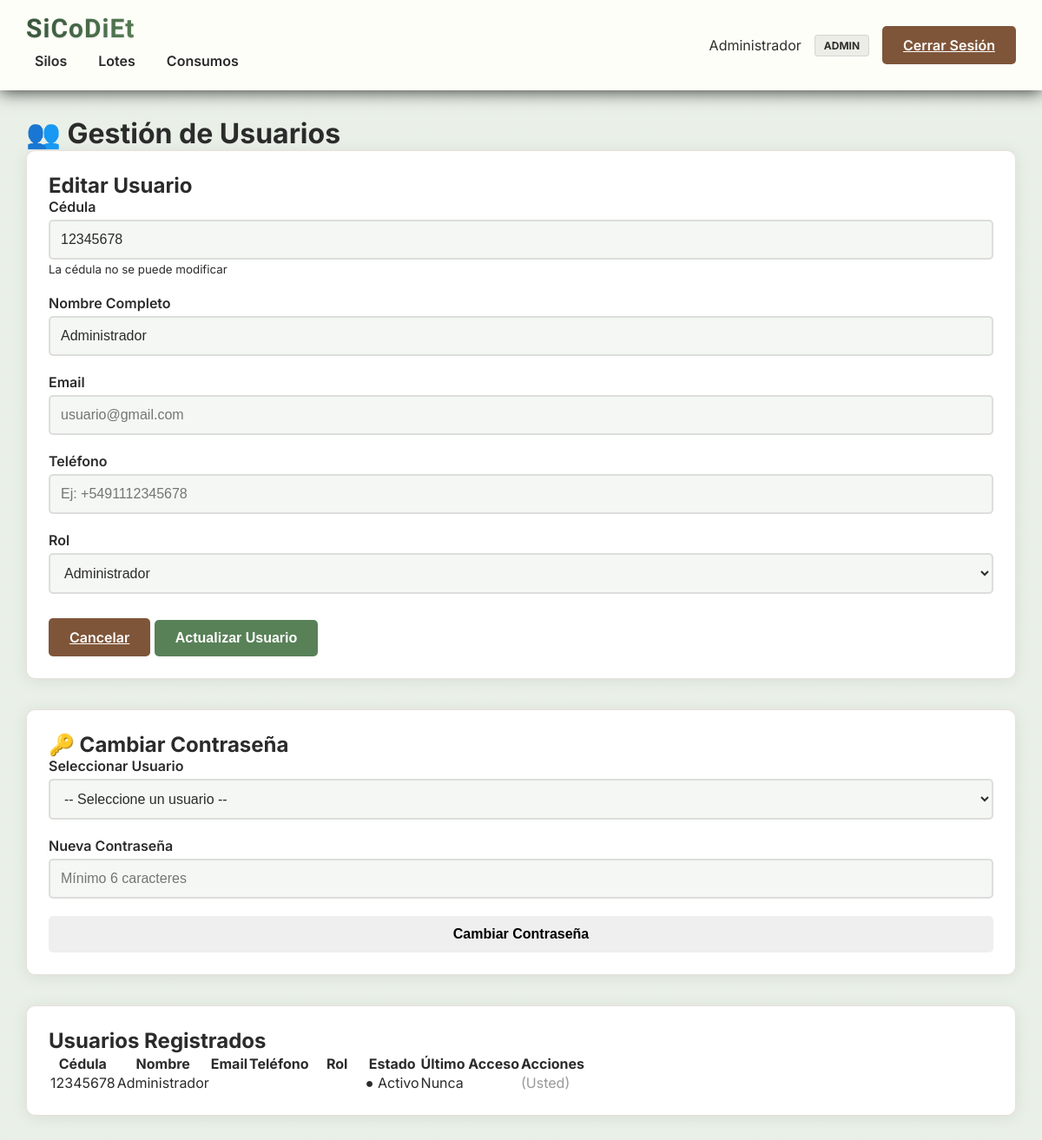
Page /admin/usuarios.php?editar=1 (signed in) on the committed database.
### tables this page shows
CREATE TABLE usuarios (
    id INT AUTO_INCREMENT PRIMARY KEY,
    cedula VARCHAR(20) UNIQUE NOT NULL,
    nombre VARCHAR(100) NOT NULL,
    password VARCHAR(255) NOT NULL,
    email VARCHAR(150) NULL,
    telefono VARCHAR(30) NULL,
    rol ENUM('admin', 'operario', 'usuario') NOT NULL DEFAULT 'operario',
    activo BOOLEAN DEFAULT TRUE,
    fecha_creacion TIMESTAMP DEFAULT CURRENT_TIMESTAMP,
    ultimo_acceso TIMESTAMP NULL
);

### admin/usuarios.php (the view, shortened to what this page needs)
<?php
require_once '../includes/db.php';
$usuarioEditando = null;
if (isset($_GET['editar'])) {
    $id = intval($_GET['editar']);
    $usuarioEditando = $conn->query("SELECT * FROM usuarios WHERE id = $id")->fetch_assoc();
}
$usuarios = $conn->query("SELECT * FROM usuarios ORDER BY fecha_creacion DESC");
?>
<!DOCTYPE html>
<html lang="es">
<head>
    <link rel="stylesheet" href="../assets/css/style.css">
</head>
<body>
    <?php include '../includes/header.php'; ?>
    <div class="container">
        <h1>👥 Gestión de Usuarios</h1>
        <div class="grid-2-cols">
            <div class="card">
                <h2><?php echo $usuarioEditando ? 'Editar Usuario' : 'Nuevo Usuario'; ?></h2>
                <form method="POST">
                    <?php if ($usuarioEditando): ?>
                        <div class="form-group">
                            <label>Cédula</label>
                            <input type="text" value="<?php echo htmlspecialchars($usuarioEditando['cedula']); ?>" disabled>
                            <small>La cédula no se puede modificar</small>
                        </div>
                        <div class="form-group">
                            <label for="nombre">Nombre Completo</label>
                            <input type="text" id="nombre" name="nombre"
                                   value="<?php echo htmlspecialchars($usuarioEditando['nombre']); ?>" required>
                        </div>
                        <div class="form-group">
                            <label for="email">Email</label>
                            <input type="email" id="email" name="email"
                                   value="<?php echo htmlspecialchars($usuarioEditando['email']); ?>" placeholder="usuario@gmail.com" required>
                        </div>
                        <div class="form-group">
                            <label for="telefono">Teléfono</label>
                            <input type="text" id="telefono" name="telefono"
                                   value="<?php echo htmlspecialchars($usuarioEditando['telefono']); ?>" placeholder="Ej: +5491112345678">
                        </div>
                        <div class="form-group">
                            <label for="rol">Rol</label>
                            <select id="rol" name="rol" required>
                                <option value="admin" <?php echo $usuarioEditando['rol'] === 'admin' ? 'selected' : ''; ?>>Administrador</option>
                            </select>
                        </div>
                        <div class="form-actions">
                            <a href="usuarios.php" class="btn btn-secondary">Cancelar</a>
                            <button type="submit" class="btn btn-primary">Actualizar Usuario</button>
                        </div>
                    <?php endif; ?>
                </form>
            </div>
            <div class="card">
                <h2>🔑 Cambiar Contraseña</h2>
                <form method="POST">
                    <div class="form-group">
                        <label for="user_password">Seleccionar Usuario</label>
                        <select id="user_password" name="id" required>
                            <option value="">-- Seleccione un usuario --</option>
                            <?php
                            $usuarios->data_seek(0);
                            ?>
                        </select>
                    </div>
                    <div class="form-group">
                        <label for="nueva_password">Nueva Contraseña</label>
                        <input type="password" id="nueva_password" name="nueva_password"
                               placeholder="Mínimo 6 caracteres" minlength="6" required>
                    </div>
                    <button type="submit" class="btn btn-warning btn-block">Cambiar Contraseña</button>
                </form>
            </div>
        </div>
        <div class="card">
            <h2>Usuarios Registrados</h2>
            <div class="tabla-container">
                <table class="tabla">
                    <thead>
                        <tr>
                            <th>Cédula</th>
                            <th>Nombre</th>
                            <th>Email</th>
                            <th>Teléfono</th>
                            <th>Rol</th>
                            <th>Estado</th>
                            <th>Último Acceso</th>
                            <th>Acciones</th>
                        </tr>
                    </thead>
                    <tbody>
                        <?php
                        $usuarios->data_seek(0);
                        while ($user = $usuarios->fetch_assoc()):
                        ?>
                        <tr>
                            <td><?php echo htmlspecialchars($user['cedula']); ?></td>
                            <td><?php echo htmlspecialchars($user['nombre']); ?></td>
                            <td><?php echo htmlspecialchars($user['email']); ?></td>
                            <td><?php echo htmlspecialchars($user['telefono']); ?></td>
                            <td>
                                <span class="badge badge-<?php echo $user['rol']; ?>">
                                </span>
                            </td>
                            <td>
                                <?php if ($user['activo']): ?>
                                    <span class="estado activo">● Activo</span>
                                <?php else: ?>
                                    <span class="estado inactivo">● Inactivo</span>
                                <?php endif; ?>
                            </td>
                            <td>
                                <?php echo $user['ultimo_acceso'] ? fechaHoraFormateada($user['ultimo_acceso']) : 'Nunca'; ?>
                            </td>
                            <td class="acciones">
                                <?php if ($user['id'] != $_SESSION['usuario_id']): ?>
                                    <a href="?editar=<?php echo $user['id']; ?>" class="btn-icon-small" title="Editar">Editar</a>
                                    <form method="POST" style="display: inline;"
                                          onsubmit="return confirm('¿Está seguro de eliminar este usuario?');">
                                        <input type="hidden" name="accion" value="eliminar">
                                        <input type="hidden" name="id" value="<?php echo $user['id']; ?>">
                                        <button type="submit" class="btn-icon-small btn-delete" title="Eliminar">Eliminar</button>
                                    </form>
                                <?php else: ?>
                                    <span style="color: #999;">(Usted)</span>
                                <?php endif; ?>
                            </td>
                        </tr>
                        <?php endwhile; ?>
                    </tbody>
                </table>
            </div>
        </div>
    </div>
</body>
</html>

### assets/css/style.css (style rules this page uses)
* { margin: 0; padding: 0; box-sizing: border-box; }
:root { --bg-dark: #E8EFE6; --bg-mid: #F5F7F4; --bg-soft: #F5F7F4; --surface: #FFFFFF; --accent: #588157; --accent-dark: #3A5A40; --accent-soft: #A3B18A; --brown: #7F5539; --brown-dark: #B08968; --text-light: #2B2B2B; --text-dark: #2B2B2B; --muted: #7F5539; --border: rgba(127, 85, 57, 0.18); }
body { font-family: 'Inter', sans-serif; background: linear-gradient(180deg, rgba(232, 239, 230, 0.95), rgba(232, 239, 230, 0.95)); color: var(--text-dark); }
.container { max-width: 1400px; margin: 0 auto; padding: 30px; }
.card { background: rgba(255, 255, 255, 0.98); border-radius: 10px; padding: 25px; margin-bottom: 35px; box-shadow: 0 2px 18px rgba(0, 0, 0, 0.08); border: 1px solid var(--border); }
.btn { display: inline-block; margin-top: 0; }
.btn + .btn, .section-actions .btn { margin-left: auto; }
.badge { padding: 4px 10px; border-radius: 4px; font-size: 12px; font-weight: 700; text-transform: uppercase; color: white; }
.acciones { display: flex; gap: 10px; }
.btn { padding: 12px 24px; border: none; border-radius: 5px; cursor: pointer; font-size: 16px; font-weight: 600; transition: all 0.3s; }
.btn-primary { background: var(--accent); color: var(--surface); margin-top: 10px; }
.btn-secondary { background: var(--brown); color: var(--surface); }
.btn-block { width: 100%; }
.form-group { margin-bottom: 20px; }
.form-group label { display: block; margin-bottom: 5px; font-weight: 600; }
.form-group input, .form-group textarea, .form-group select { width: 100%; padding: 12px; border: 2px solid rgba(43, 43, 43, 0.12); border-radius: 5px; font-size: 16px; background: #F5F7F4; color: var(--text-dark); }

### rows in the picture
usuarios: cedula "12345678", nombre "Administrador", rol "Administrador", activo "● Activo", shows "Nunca", shows "(Usted)"

### other values in the picture
$_SESSION['nombre'] "Administrador"
$_SESSION['rol'] "ADMIN"
